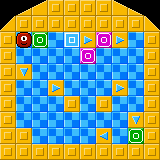

The image is a tile-based game level rendered from a .tmx file. Its description and complete source (layers, tilesets, objects, tile grids) follow:
An orthogonal 10x10 tile map with 16x16 px tiles, 3 tile layers (floor, walls, items).

<map version="1.10" tiledversion="1.11.0" orientation="orthogonal" renderorder="left-up" width="10" height="10" tilewidth="16" tileheight="16" infinite="0" nextlayerid="4" nextobjectid="1">
 <editorsettings>
  <export format="defold" />
 </editorsettings>
 <properties>
  <property name="moves" type="int" value="9" />
  <property name="name" value="CHEST" />
 </properties>
 <tileset firstgid="1" source="tiles.tsx" />
 <layer id="1" name="floor" width="10" height="10">
  <data encoding="csv">
0,0,0,0,0,0,0,0,0,0,
0,0,0,0,0,0,0,0,0,0,
0,52,52,52,52,52,52,52,52,0,
0,52,52,52,52,52,52,52,52,0,
0,52,52,52,52,52,52,52,52,0,
0,52,52,52,52,52,52,52,52,0,
0,52,52,52,0,52,0,52,52,0,
0,52,52,52,52,52,52,52,52,0,
0,0,52,52,52,52,52,52,52,0,
0,0,0,0,0,0,0,0,0,0
</data>
 </layer>
 <layer id="2" name="walls" width="10" height="10">
  <data encoding="csv">
0,64,65,51,51,51,51,66,67,0,
53,51,51,51,51,51,51,51,51,54,
51,0,0,0,0,0,0,0,0,51,
51,0,0,0,0,0,0,0,0,51,
51,0,0,0,0,0,0,0,0,51,
51,0,0,0,0,0,0,0,0,51,
51,0,0,0,51,0,51,0,0,51,
51,0,0,0,0,0,0,0,0,51,
51,51,0,0,0,0,0,0,0,51,
51,51,51,51,51,51,51,51,51,51
</data>
 </layer>
 <layer id="3" name="items" width="10" height="10">
  <data encoding="csv">
0,0,0,0,0,0,0,0,0,0,
0,0,0,0,0,0,0,0,0,0,
0,2,7,0,1,4,8,4,0,0,
0,0,0,0,0,8,0,0,0,0,
0,6,0,0,0,0,0,0,0,0,
0,0,0,4,0,0,0,4,0,0,
0,0,0,0,0,0,0,0,0,0,
0,0,0,0,0,0,0,0,6,0,
0,0,0,0,0,0,3,0,7,0,
0,0,0,0,0,0,0,0,0,0
</data>
 </layer>
</map>
